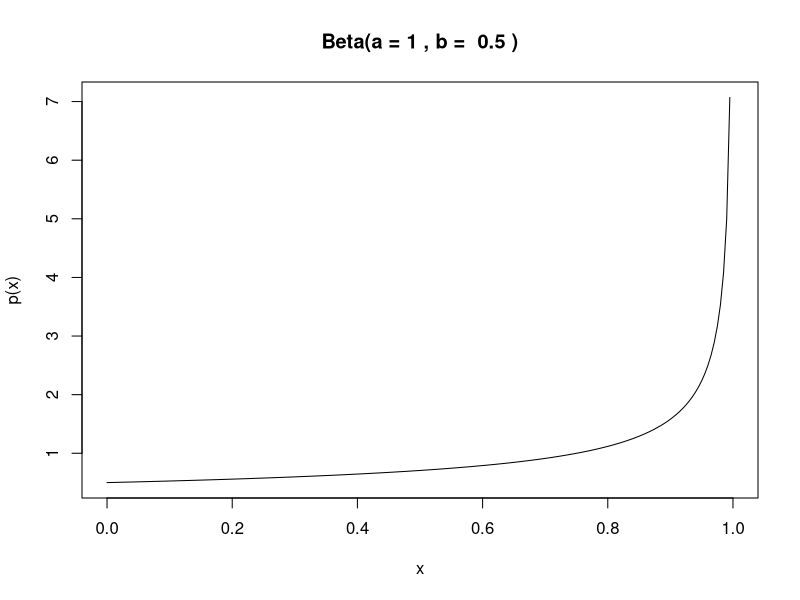
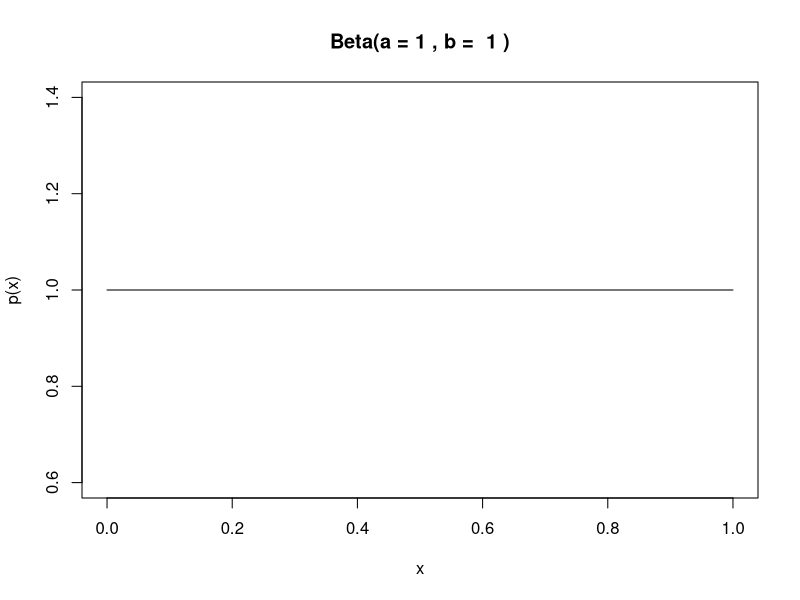
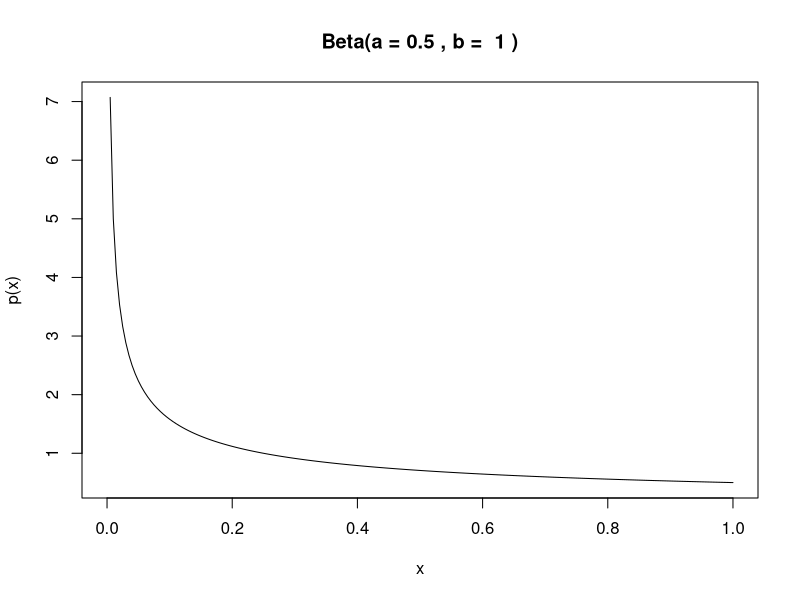
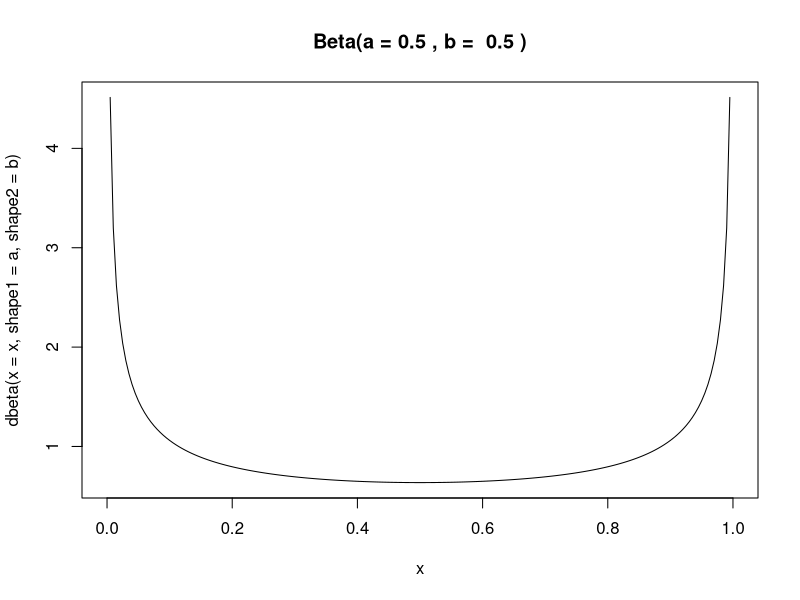
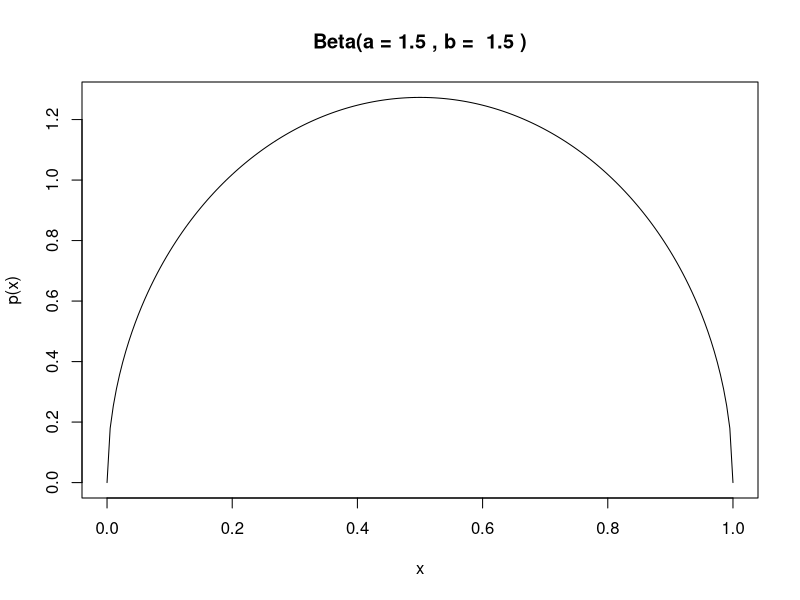

Recreate these plots in R, in order.
# Beta distribution demos

x <- seq(0, 1, 0.005)

# Standard Uniform
a <- 1
b <- 1
png('Beta_Uniform.png')
plot(x, dbeta(x = x, shape1 = a, shape2 = b), type='l',
     main = paste(
       'Beta(a =', a, ', b = ', b, ')'), ylab = 'p(x)')
dev.off()

# Weighted in favour of larger x
a <- 1
b <- 0.5
plot(x, dbeta(x = x, shape1 = a, shape2 = b), type='l',
     main = paste(
       'Beta(a =', a, ', b = ', b, ')'), ylab = 'p(x)')

# Weighted in favour of smaller x
# Standard Uniform
png('Beta_Skew_Right.png')
a <- 0.5
b <- 1
plot(x, dbeta(x = x, shape1 = a, shape2 = b), type='l',
     main = paste(
       'Beta(a =', a, ', b = ', b, ')'), ylab = 'p(x)')
dev.off()

# Symmetric about x = 1/2 - Concave
a <- 0.5
b <- 0.5
png('Beta_Symmetric_Concave.png')
plot(x, dbeta(x = x, shape1 = a, shape2 = b), type='l',
     main = paste(
       'Beta(a =', a, ', b = ', b, ')'))
dev.off()

# Symmetric about x = 1/2 - Convex
a <- 1.5
b <- 1.5
png('Beta_Symmetrix_Convex.png')
plot(x, dbeta(x = x, shape1 = a, shape2 = b), type='l',
     main = paste(
       'Beta(a =', a, ', b = ', b, ')'), ylab = 'p(x)')
dev.off()